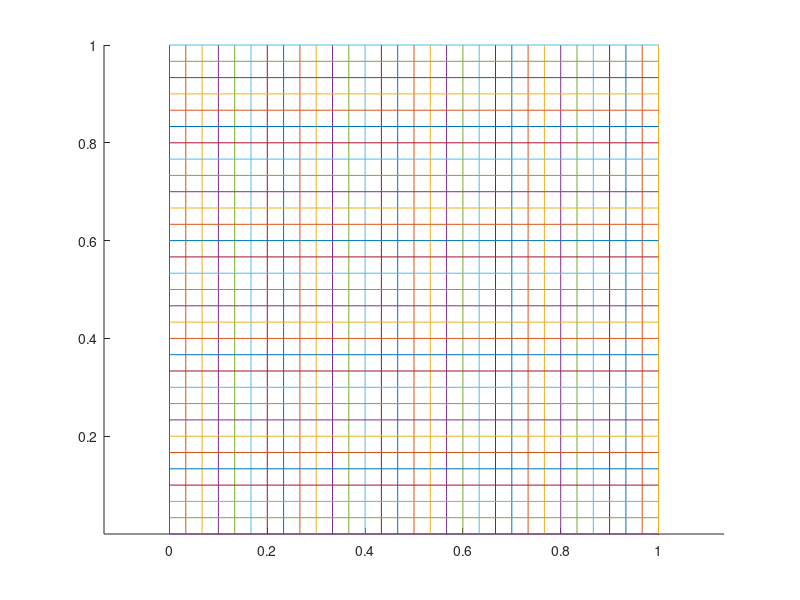

The MATLAB script that drew this image:
function sit2
global geom poc;

geom = {};
poc = 0;

n1 = 30;
n2 = 30;

dy = 0.0005;

obdelnik([0,0],[1,0],[1,1],[0,1],n1,n2,1,1,1,1,dy,dy);
% obdelnik([0,0.05],[1,0.05],[1,0.1],[0,0.1],n1,n2,1,0,1,0,dy,dy);

[P,Q] = vytvor_sit;
kresli;
save 'P' P;
save 'Q' Q;

display(['Pocet bodu site je: ',num2str(length(P(:,1)))]);


function obdelnik(A,B,C,D,n1,n2,z1,z2,z3,z4,dx0,dy0)
% A, B, C, D jsou krajni body obdelnika [x,y]
% n1, n2 jsou pocty bunek v x-ove a y-ove soureadnici
% z1, z2 jsou zahusteni, 0 - doleva, 1 - nic, 2 - doprava, 3 - obe strany
global geom poc;
    X = zeros(n1+1,n2+1);
    Y = zeros(n1+1,n2+1);
    
    a = deleni(dx0,n1,norm(B-A),z1);
    b = deleni(dy0,n2,norm(C-B),z2);
    c = deleni(dx0,n1,norm(D-C),z3);
    d = deleni(dy0,n2,norm(A-D),z4);
    
    for i = 1:n1+1
        for j = 1:n2+1
            f1 = (1-a(i))*(1-d(j));
            f2 = a(i)*(1-b(j));
            f3 = c(i)*b(j);
            f4 = (1-c(i))*d(j);
            X(i,j) = A(1)*f1 + B(1)*f2 + C(1)*f3 + D(1)*f4;
            Y(i,j) = A(2)*f1 + B(2)*f2 + C(2)*f3 + D(2)*f4;
        end
    end
    
    obd{1} = n1;
    obd{2} = n2;
    obd{3} = X;
    obd{4} = Y;
    poc = poc + 1;
    geom{poc} = obd;

    
function kresli
global geom poc;
figure;
hold on;
for i = 1:poc
    obd = geom{i};
    n1 = obd{1};
    n2 = obd{2};
    X = obd{3};
    Y = obd{4};
    I = 1:n1+1;
    J = 1:n2+1;
    for i = 1:n1+1
        plot(X(i,J),Y(i,J));
    end
    for j = 1:n2+1
        plot(X(I,j),Y(I,j));
    end
end
axis equal


function [P,Q] = vytvor_sit
global geom poc;

% zjednoznacneni bodu
Pp = [];
s = 1;
for k = 1:poc
    obd = geom{k};
    n1 = obd{1};
    n2 = obd{2};
    X = obd{3};
    Y = obd{4};
    np = (n1+1)*(n2+1);
    Ppom = zeros(np,5);
    p = 1;
    for i = 1:(n1+1)
        for j = 1:(n2+1)
            Ppom(p,:) = [X(i,j),Y(i,j),s,0,0];
            p = p + 1;
            s = s + 1;
        end
    end
    Pp = [Pp;Ppom];
end
Pp = myqs(Pp);

Pp(1,4) = 1;
Pp(1,5) = 1;
for i = 2:length(Pp(:,1))
    if(norm(Pp(i,1:2)-Pp(i-1,1:2)) < 1e-8)
        Pp(i,4) = Pp(i-1,4);
    else
        Pp(i,4) = Pp(i-1,4) + 1;
        Pp(i,5) = 1;
    end
end

P = Pp(Pp(:,5) == 1, 1:2);
I = Pp(:,3);
slov(I) = Pp(:,4);

% vytvoreni matice indexu
s = 1;
for k = 1:poc
    obd = geom{k};
    n1 = obd{1};
    n2 = obd{2};
    ind = zeros(n1+1,n2+1);
    
    for i = 1:(n1+1)
        for j = 1:(n2+1)
            ind(i,j) = slov(s);
            s = s + 1;
        end
    end
    obd{5} = ind;
    geom{k} = obd;
end

% vytvoreni matice Q
Q = [];
for k = 1:poc
    obd = geom{k};
    n1 = obd{1};
    n2 = obd{2};
    ind = obd{5};
    
    nq = n1*n2;
    Qpom = zeros(nq,4);
    p = 1;
    for i = 1:n1
        for j = 1:n2
            Qpom(p,:) = [ind(i,j),ind(i+1,j),ind(i+1,j+1),ind(i,j+1)];
            p = p + 1;
        end
    end
    Q = [Q;Qpom];
end

function y = deleni(dy0,n,L,par)
dy0 = dy0/L;
dy = zeros(n,1);
dy(1) = dy0;
y = zeros(n+1,1);
y(2) = dy0;

if(par == 1)
    y = linspace(0,1,n+1)';
    return;
end

if(par == 3)
    lich = mod(n,2);
    n = fix(n/2);
    dy0 = 2*dy0;
    dy = zeros(n,1);
    dy(1) = dy0;
    y = zeros(n+1,1);
    y(2) = dy0;
    y = zeros(n+1,1);
    y(2) = dy0;
end

a = 0;
b = 10;
c = 0.3;
s = 1;
while 1
    A = linspace(c,0,n);
    for i = 2:n
        dy(i) = dy(i-1)*(1+A(i));
        y(i+1) = y(i) + dy(i);
    end
    if(y(n+1) < 1)
        a = c;
    else
        b = c;
    end
    c = (a+b)/2;
    if((b-a)/2 < 1e-8)
        break
    end
    s = s+1;
    if(s > 10000)
        display('Chyba')
        break;
    end
end
y = y/y(n+1);

if(par == 2)
    y = 1-y(end:-1:1);
end

if(par == 3)
    if(lich == 0)
        y = [y;2-y((end-1):-1:1)]/2;
    else
        dy = y(end)-y(end-1);
        y1 = [y;y(end)+dy];
        y2 = 2+dy-y((end-1):-1:1);
        y = [y1;y2];
        y = y/y(end);
    end
end


function out = myqs(data)
if(isempty(data) ~= 1)
    n = length(data(:,1));
    if(n < 2)
        out = data;
    else
        ind = floor(n/2);
        p = data(ind,:);
        L = zeros(size(data));
        iL = 1;
        R = zeros(size(data));
        iR = 1;
        if(n > 1)
            for i = 1:n
                if(i ~= ind)
                    if(je_mensi(data(i,:),p))
                        L(iL,:) = data(i,:);
                        iL = iL + 1;
                    else
                        R(iR,:) = data(i,:);
                        iR = iR + 1;
                    end
                end
            end
            L = myqs(L(1:iL-1,:));
            R = myqs(R(1:iR-1,:));
            out = [L; p; R];
        end
    end
else
    out = [];
end

function c = je_mensi(a,b)
c = 0;
if(b(1) - a(1) > 1e-5)
    c = 1;
elseif(abs(a(1) -b(1)) < 1e-5)
    if(b(2) - a(2) > 1e-5)
        c = 1;
    end
end



